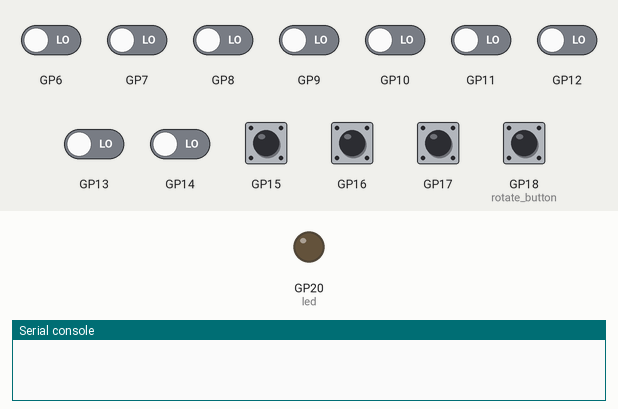
A program run on a simulated Raspberry Pi Pico running CircuitPython. Parts: output pins drawn as LEDs (lit = HIGH), the last lines printed to the serial console. The test bench sets the inputs (shaded band); at power-on: GP16, GP17, GP18 (rotate_button) HIGH, GP6–15 LOW.

Above: at 1.2 s.
1.3 s: GP15 pulled HIGH for 0.15 s
At 1.6 s:
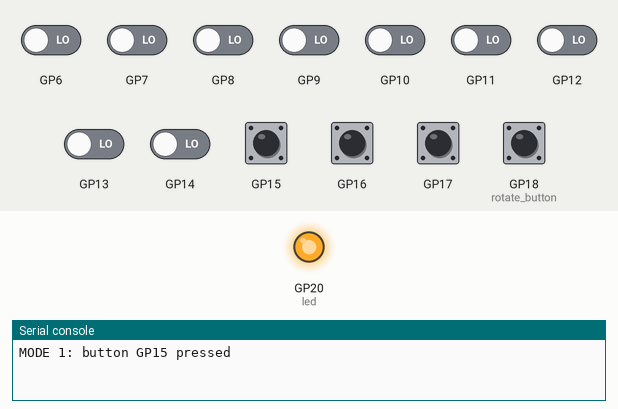
3.8 s: GP17 pulled LOW for 0.15 s
5.4 s: GP18 (rotate_button) pulled LOW for 0.15 s
Timing chart, 0 to 8.4 s (numbered marks = the images above; inputs shaded):
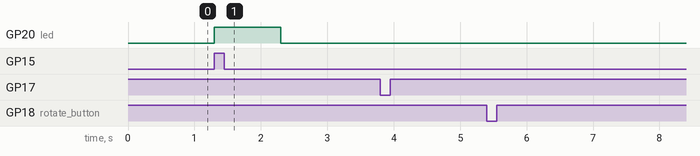

The program:

code.py
```python
import conf
import time
import digitalio
import rotaryio
import usb_hid


# USB device
# consumer = ConsumerControl(usb_hid.devices)

# button delay
# dl = 0.2

# loop
# while True:
#
#     # poll encoder button
#     if conf.rotate_button.value == 0:
#         consumer.send(ConsumerControlCode.MUTE)
#         conf.led.value = True
#         time.sleep(dl)
#         conf.led.value = False
#     time.sleep(0.1)

# def button(key):
#     btn_pin = getattr(board, key)
#     btn = digitalio.DigitalInOut(btn_pin)
#     btn.direction = digitalio.Direction.INPUT
#     btn.pull = digitalio.Pull.DOWN
#     return btn
#
#


def key_detection():
    mode = 1
    # for x in pin_list:
    #     btn = button(x)
    while True:
        if conf.previous_value != conf.rotate_step.value:
            if not conf.rotate_step.value:
                if not conf.rotate_direction.value:
                    print("Rotated Right")
                    if mode < 3:
                        mode += 1
                    else:
                        mode = 1
                    time.sleep(0.5)
                else:
                    print("Rotated left")
                    if mode > 1:
                        mode -= 1
                    else:
                        mode = 3
                    time.sleep(0.5)
                    time.sleep(0.5)
            conf.previous_value = conf.rotate_step.value
        if not conf.rotate_button.value:
            print(f"MODE {mode}: rotary button pressed")
            time.sleep(0.5)
        if conf.btn15.value:
            print(f"MODE {mode}: button GP15 pressed")
            conf.led.value = True
            time.sleep(1)
            conf.led.value = False
            # if mode == 1:
            # elif mode == 2:
            # elif mode == 3:
            time.sleep(0.5)
        if conf.btn14.value:
            print(f"MODE {mode}: button GP14 pressed")
            # if mode == 1:
            # elif mode == 2:
            # elif mode == 3:
            time.sleep(0.5)
        if conf.btn13.value:
            print(f"MODE {mode}: button GP13 pressed")
            # if mode == 1:
            # elif mode == 2:
            # elif mode == 3:
            time.sleep(0.5)
        if conf.btn12.value:
            print(f"MODE {mode}: button GP12 pressed")
            # if mode == 1:
            # elif mode == 2:
            # elif mode == 3:
            time.sleep(0.5)
        if conf.btn11.value:
            print(f"MODE {mode}: button GP11 pressed")
            # if mode == 1:
            # elif mode == 2:
            # elif mode == 3:
            time.sleep(0.5)
        if conf.btn10.value:
            print(f"MODE {mode}: button GP10 pressed")
            # if mode == 1:
            # elif mode == 2:
            # elif mode == 3:
            time.sleep(0.5)
        if conf.btn9.value:
            print(f"MODE {mode}: button GP9 pressed")
            # if mode == 1:
            # elif mode == 2:
            # elif mode == 3:
            time.sleep(0.5)
        if conf.btn8.value:
            print(f"MODE {mode}: button GP8 pressed")
            # if mode == 1:
            # elif mode == 2:
            # elif mode == 3:
            time.sleep(0.5)
        if conf.btn7.value:
            print(f"MODE {mode}: button GP7 pressed")
            # if mode == 1:
            # elif mode == 2:
            # elif mode == 3:
            time.sleep(0.5)
        if conf.btn6.value:
            print(f"MODE {mode}: button GP6 pressed")
            # if mode == 1:
            # elif mode == 2:
            # elif mode == 3:
            time.sleep(0.5)
        # if conf.btn5.value:
        #     print(f"button GP5 pressed")
        #     time.sleep(0.2)
        # if conf.btn4.value:
        #     print(f"button GP4 pressed")
        #     time.sleep(0.2)
        # if conf.btn3.value:
        #     print(f"button GP3 pressed")
        #     time.sleep(0.2)
        # if conf.btn2.value:
        #     print(f"button GP2 pressed")
        #     time.sleep(0.2)
        # if conf.btn1.value:
        #     print(f"button GP1 pressed")
        #     time.sleep(0.2)
        # if conf.btn0.value:
        #     print(f"button GP0 pressed")
        #     time.sleep(0.2)


key_detection()
```

conf.py
```python
import board
import digitalio
import rotaryio
import usb_hid
from adafruit_hid.consumer_control import ConsumerControl
from adafruit_hid.consumer_control_code import ConsumerControlCode
import board
import busio

previous_value = True


def rotary_encoder(key):
    btn_pin = getattr(board, key)
    btn = digitalio.DigitalInOut(btn_pin)
    btn.direction = digitalio.Direction.INPUT
    btn.pull = digitalio.Pull.UP
    return btn


def button(key):
    btn_pin = getattr(board, key)
    btn = digitalio.DigitalInOut(btn_pin)
    btn.direction = digitalio.Direction.INPUT
    btn.pull = digitalio.Pull.DOWN
    return btn


rotate_button = digitalio.DigitalInOut(board.GP18)
rotate_button.direction = digitalio.Direction.INPUT
rotate_button.pull = digitalio.Pull.UP
lastPosition = 0


led = digitalio.DigitalInOut(board.GP20)
led.direction = digitalio.Direction.OUTPUT
# btn0 = button("GP0")
# btn1 = button("GP1")
# btn2 = button("GP2")
# btn3 = button("GP3")
# btn4 = button("GP4")
# btn5 = button("GP5")
btn6 = button("GP6")
btn7 = button("GP7")
btn8 = button("GP8")
btn9 = button("GP9")
btn10 = button("GP10")
btn11 = button("GP11")
btn12 = button("GP12")
btn13 = button("GP13")
btn14 = button("GP14")
btn15 = button("GP15")
rotate_direction = rotary_encoder("GP16")
rotate_step = rotary_encoder("GP17")
# btn18 = button("GP18")
# btn13 = rotary_encoder("GP13")
# dirPin = rotary_encoder("GP14")
# stepPin = rotary_encoder("GP15")
```

Measured:
- after the input at 1.3 s, GP20 (led): LOW → HIGH at once, → LOW 1.0 s later
